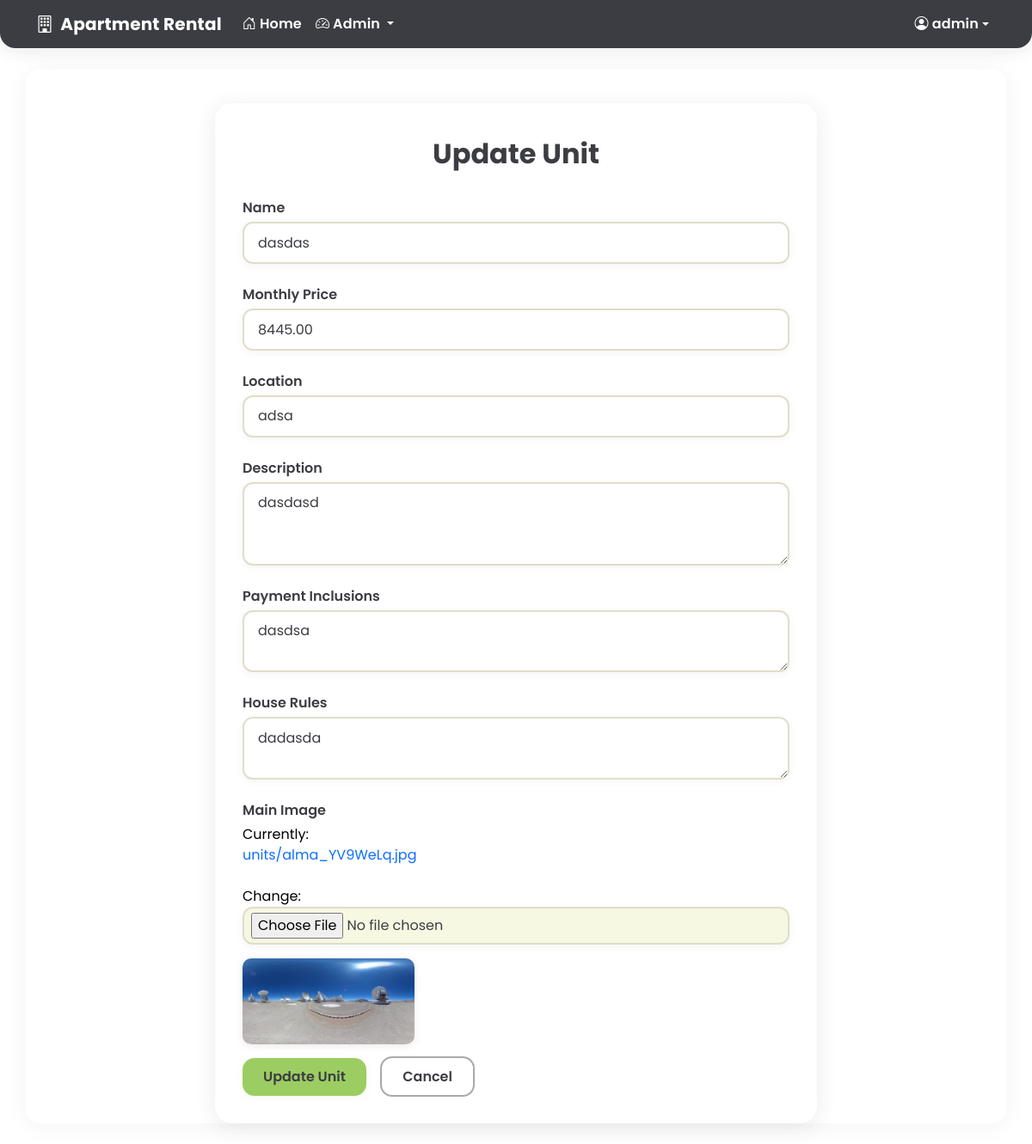
/dashboard/admin/units/2/edit/ (signed in), run on the app's committed database.
### core/models.py (models this page shows, shortened)
class User(AbstractUser):
    CLIENT = 1
    TENANT = 2
    ADMIN = 3
    ROLE_CHOICES = (
        (CLIENT, 'Client'),
        (TENANT, 'Tenant'),
        (ADMIN, 'Admin'),
    )
    role = models.PositiveSmallIntegerField(choices=ROLE_CHOICES, default=CLIENT)
    phone_number = models.CharField(max_length=20, blank=True, null=True)
    facebook_account = models.URLField(blank=True, null=True)
    address = models.TextField(blank=True, null=True)
    occupation = models.CharField(max_length=100, blank=True, null=True)
    profile_picture = models.ImageField(upload_to='profile_pics/', blank=True, null=True)

class Unit(models.Model):
    AVAILABLE = 1
    OCCUPIED = 2
    STATUS_CHOICES = (
        (AVAILABLE, 'Available'),
        (OCCUPIED, 'Occupied'),
    )
    name = models.CharField(max_length=100)
    description = models.TextField()
    monthly_price = models.DecimalField(max_digits=10, decimal_places=2)
    location = models.CharField(max_length=200)
    payment_inclusions = models.TextField()
    house_rules = models.TextField()
    status = models.PositiveSmallIntegerField(choices=STATUS_CHOICES, default=AVAILABLE)
    main_image = models.ImageField(upload_to='units/')
    created_at = models.DateTimeField(auto_now_add=True)
    updated_at = models.DateTimeField(auto_now=True)

### core/views.py (the view)
    def wrapper(request, *args, **kwargs):
        if not (request.user.is_superuser or request.user.role == User.ADMIN):
            messages.error(request, 'You are not authorized to access this page.')
            return redirect('dashboard')
        return view_func(request, *args, **kwargs)

### core/forms.py
class UnitForm(forms.ModelForm):
    class Meta:
        model = Unit
        fields = [
            'name', 'description', 'monthly_price', 'location',
            'payment_inclusions', 'house_rules', 'main_image'
        ]
        widgets = {
            'description': forms.Textarea(attrs={'rows': 3}),
            'payment_inclusions': forms.Textarea(attrs={'rows': 2}),
            'house_rules': forms.Textarea(attrs={'rows': 2}),
        }

### core/views.py (called while the page is built)
def admin_required(view_func):
    def wrapper(request, *args, **kwargs):
        if not (request.user.is_superuser or request.user.role == User.ADMIN):
            messages.error(request, 'You are not authorized to access this page.')
            return redirect('dashboard')
        return view_func(request, *args, **kwargs)
    return wrapper

@login_required
@admin_required
def admin_unit_update(request, pk):
    unit = get_object_or_404(Unit, pk=pk)
    if request.method == 'POST':
        form = UnitForm(request.POST, request.FILES, instance=unit)
        if form.is_valid():
            form.save()
            messages.success(request, 'Unit updated successfully!')
            return redirect('admin_units_list')
    else:
        form = UnitForm(instance=unit)
    return render(request, 'admin_panel/unit_form.html', {'form': form, 'action': 'Update', 'unit': unit})

### templates/admin_panel/unit_form.html (shortened to what this page needs)
{% extends 'base.html' %}
{% block content %}
<div class="unit-form-container">
    <div class="unit-form-card">
        <h2 class="unit-form-title">{{ action }} Unit</h2>
        <form method="post" enctype="multipart/form-data">
            <div class="mb-3">
                <label for="id_name" class="unit-form-label">Name</label>
                {{ form.name }}
            </div>
            <div class="mb-3">
                <label for="id_monthly_price" class="unit-form-label">Monthly Price</label>
                {{ form.monthly_price }}
            </div>
            <div class="mb-3">
                <label for="id_location" class="unit-form-label">Location</label>
                {{ form.location }}
            </div>
            <div class="mb-3">
                <label for="id_description" class="unit-form-label">Description</label>
                {{ form.description }}
            </div>
            <div class="mb-3">
                <label for="id_payment_inclusions" class="unit-form-label">Payment Inclusions</label>
                {{ form.payment_inclusions }}
            </div>
            <div class="mb-3">
                <label for="id_house_rules" class="unit-form-label">House Rules</label>
                {{ form.house_rules }}
            </div>
            <div class="mb-3">
                <label for="id_main_image" class="unit-form-label">Main Image</label>
                {{ form.main_image }}
                {% if unit and unit.main_image %}
                    <div class="mt-2">
                        <img src="{{ unit.main_image.url }}" alt="Current Image" class="unit-form-img-preview">
                    </div>
                {% endif %}
            </div>
            <button type="submit" class="unit-form-btn">{{ action }} Unit</button>
            <a href="{% url 'admin_units_list' %}" class="unit-form-cancel">Cancel</a>
        </form>
    </div>
</div>
{% endblock %}

### templates/partials/_navbar.html (shortened to what this page needs)
<nav class="navbar navbar-expand-lg navbar-charcoal">
    <div class="container">
        <a class="navbar-brand fw-bold d-flex align-items-center" href="{% url 'home' %}">
            <i class="bi bi-building me-2"></i>Apartment Rental
        </a>
        <div class="collapse navbar-collapse" id="navbarNav">
            <ul class="navbar-nav me-auto">
                <li class="nav-item">
                    <a class="nav-link" href="{% url 'home' %}">
                        <i class="bi bi-house-door me-1"></i>Home
                    </a>
                </li>
                {% if user.is_authenticated %}
                    {% if user.role == user.ADMIN or user.is_superuser %}
                        <li class="nav-item dropdown">
                            <a class="nav-link dropdown-toggle" href="#" id="adminDropdown" role="button" data-bs-toggle="dropdown">
                                <i class="bi bi-speedometer2 me-1"></i>Admin
                            </a>
                        </li>
                    {% endif %}
                {% endif %}
            </ul>
            <ul class="navbar-nav">
                {% if user.is_authenticated %}
                    <li class="nav-item dropdown">
                        <a class="nav-link dropdown-toggle d-flex align-items-center" href="#" id="userDropdown" role="button" data-bs-toggle="dropdown">
                            <i class="bi bi-person-circle me-1"></i>
                            <span class="d-none d-lg-inline">{{ user.username|truncatechars:12 }}</span>
                        </a>
                    </li>
                {% endif %}
            </ul>
        </div>
    </div>
</nav>

### static/css/style.css (style rules this page uses)
:root { --charcoal: #3C3D42; --kiwi-green: #9CCD62; --soft-cream: #F6F8E2; --sage-beige: #E0DDCA; --cloud-white: #FFFFFF; --error-red: #D9534F; --sky-blue: #5BC0DE; --success-olive: #6BA539; --neutral-gray: #A9A9A9; }
body { background-color: #f8f9fa; }
input[type="text"], input[type="email"], input[type="password"], input[type="number"], input[type="file"], input[type="date"], input[type="datetime-local"], input[type="time"], input[type="url"], input[type="search"], select, textarea { font-family: 'Poppins', Arial, sans-serif; background: var(--cloud-white); color: var(--charcoal); border: 2px solid var(--sage-beige); border-radius: 12px; padding: 0.65rem 1rem; font-size: 1rem; box-shadow: 0 2px 8px 0 rgba(60, 61, 66, 0.06); transition: border 0.2s, box-shadow 0.2s; outline: none; margin-bottom: 0.5rem; }
input[type="file"] { padding: 0.3rem 0.5rem; background: var(--soft-cream); }
label { font-family: 'Poppins', Arial, sans-serif; color: var(--charcoal); font-weight: 500; margin-bottom: 0.25rem; }
a { text-decoration: none; }

### templates/partials/_navbar.html (style rules this page uses)
.navbar-charcoal { background-color: var(--charcoal) !important; color: var(--cloud-white) !important; border-radius: 0 0 18px 18px; box-shadow: 0 4px 18px 0 rgba(60, 61, 66, 0.10); font-family: 'Poppins', Arial, sans-serif !important; padding-top: 0.5rem; padding-bottom: 0.5rem; }
.navbar-charcoal .navbar-brand, .navbar-charcoal .nav-link, .navbar-charcoal .bi { color: var(--cloud-white) !important; font-family: 'Poppins', Arial, sans-serif !important; font-weight: 600; letter-spacing: 0.01em; }

### templates/admin_panel/unit_form.html (style rules this page uses)
.unit-form-container { font-family: 'Poppins', Arial, sans-serif !important; margin-top: 2.5rem; }
.unit-form-card { background: var(--cloud-white); border-radius: 20px; box-shadow: 0 4px 24px 0 rgba(60, 61, 66, 0.10); border: none; padding: 2.5rem 2rem 2rem 2rem; max-width: 700px; margin: 0 auto; }
.unit-form-title { font-weight: 700; color: var(--charcoal); margin-bottom: 2rem; text-align: center; }
.unit-form-label { font-weight: 600; color: var(--charcoal); margin-bottom: 0.25rem; }
.unit-form-btn { background: var(--kiwi-green); color: var(--charcoal); border-radius: 14px; font-weight: 600; border: none; box-shadow: 0 2px 8px 0 rgba(156, 205, 98, 0.10); padding: 0.65rem 1.5rem; font-size: 1rem; margin-bottom: 0; transition: background 0.2s, color 0.2s; }
.unit-form-cancel { background: var(--cloud-white); color: var(--charcoal); border-radius: 14px; font-weight: 600; border: 2px solid var(--neutral-gray); margin-left: 0.75rem; padding: 0.65rem 1.5rem; transition: border 0.2s, color 0.2s, background 0.2s; }
.unit-form-img-preview { border-radius: 10px; box-shadow: 0 2px 8px 0 rgba(60, 61, 66, 0.10); height: 100px; object-fit: cover; }
.mb-3, .form-group { display: flex; flex-direction: column; align-items: stretch; }

### data on the page
User: username "admin"
Unit: name "dasdas", monthly_price "8445.00", location "adsa", description "dasdasd", payment_inclusions "dasdsa", house_rules "dadasda", main_image (picture)

### other printed values
{{ action }} "Update"
